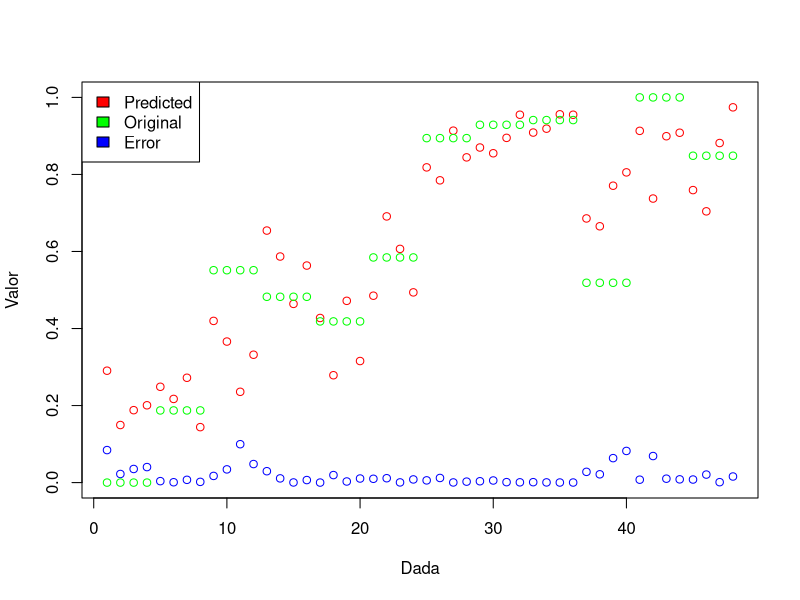

This chart was generated by the following R code:
# Problema 11 Pràctica amb la xarxa MLP
rm(list=ls())

library(datasets)
library(nnet)
library(caret)

normalize <- function(x) {
  min = min(x)
  max = max(x)
  (x - min)/(max - min)
}

# Funció per crear el gràfic per visualitzar les dades i l'error
plot_error <- function(real, predicted) {
  n = length(real)
  error = (predicted - real)^2
  plot(seq(n), predicted, ylab = "Valor", xlab = "Dada", col='red', ylim=c(0,1))
  points(seq(n), error, col = 'blue')
  points(seq(n), real, col = 'green')
  legend("topleft", legend=c("Predicted", "Original", "Error"), fill=c("red", "green", "blue"))
}

data(rock)
?rock

# Dades a predir
rock.x <- data.frame(area = normalize(rock$area), peri = normalize(rock$peri), shape = normalize(rock$shape))
rock.y <- normalize(log(rock$perm))

# Funciói usada per comprova una sola xarxa neuronal
calc_network <- function(neurons, maxit=200, decay=0.1) {
  error = c()
  predicted = c()
  
  for (i in 1:nrow(rock.x)) {
    print(i)
    test = rock.x[i,]
    test$y = rock.y[i]
    
    model.nnet <- nnet(rock.y[-i] ~., data = rock.x[-i,], size=neurons, maxit=maxit, decay=0.1, MaxNWts=100000)
    pred = predict(model.nnet, newdata = test)
    error[i] = (pred - test$y)^2
    predicted[i] = pred
  }  
  plot_error(rock.y, predicted)
  return(error)
}

rocks = rock.x
rocks$y = rock.y

# Utilitzar Leave One Out Cross Validation per buscar l'error de la xarxa i així trobar la que millor s'ajusta
# a les dades. Mitjançant train() es pot trobara quest paràmetre
tc <- trainControl(method = "LOOCV")
fit <- train(y ~., data = rocks, method="nnet", maxit=200, trControl=tc, trace=FALSE)
print(fit)

pred = predict(fit)
plot_error(rock.y, pred)

# Un cop entrenada la xarxa es veu que el millor resultat és amb 1 neurona i no usar regularització
